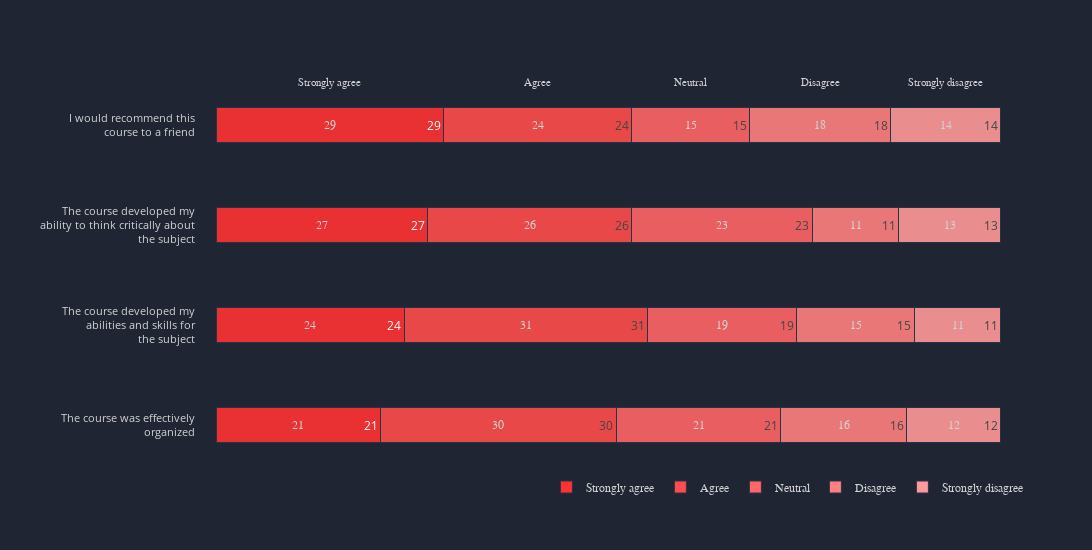

Notebook cell for this chart:
### Code cell
top_labels = [
    'Strongly agree', 
    'Agree', 
    'Neutral', 
    'Disagree', 
    'Strongly disagree'
]

x_data = [
    [21, 30, 21, 16, 12],
    [24, 31, 19, 15, 11],
    [27, 26, 23, 11, 13],
    [29, 24, 15, 18, 14]
]


y_data = [
    'The course was effectively<br>organized',
    'The course developed my<br>abilities and skills ' + 'for<br>the subject', 
    'The course developed ' + 'my<br>ability to think critically about<br>the subject',
    'I would recommend this<br>course to a friend'
]

data = pd.DataFrame(
    data=x_data, 
    columns=top_labels, 
    index=y_data)

colors = chart_colors(
    color='red', 
    palette_type='light', 
    reverse=True, 
    start_pos=2)

layout = chart_styles(
    width=1200, 
    height=550, 
    xaxis_showticklabels=False, 
    yaxis_ticksize=11,
    pad=20, 
    legend_y=-0.03, 
    legend_x=0.4, 
    legend_orientation='h',
    legend_traceorder='normal', 
    yaxis_showgrid=False, 
    color_palette=colors)

annotations = bar_headings(df=data, font_size=11, orientation='h')
annotations.extend(bar_values(df=data, font_size=12,orientation='h'))

traces = bar_chart(
    df=data,
    orientation='h',
    bar_width=0.35)

display_chart(
    traces=traces,
    layout=layout,
    mode='stack',
    annotations=annotations,
)

### Figure 1 — Plotly figure (JSON) as saved in the notebook; plotly's stock layout.template omitted (floating-point values rounded to 4 significant figures)
{"data": [{"marker": {"line": {"color": "#2C3347", "width": 1}, "opacity": 0.9}, "name": "Strongly agree", "orientation": "h", "text": [21, 24, 27, 29], "type": "bar", "width": 0.35, "x": [21, 24, 27, 29], "y": ["The course was effectively<br>organized", "The course developed my<br>abilities and skills for<br>the subject", "The course developed my<br>ability to think critically about<br>the subject", "I would recommend this<br>course to a friend"]}, {"marker": {"line": {"color": "#2C3347", "width": 1}, "opacity": 0.9}, "name": "Agree", "orientation": "h", "text": [30, 31, 26, 24], "type": "bar", "width": 0.35, "x": [30, 31, 26, 24], "y": ["The course was effectively<br>organized", "The course developed my<br>abilities and skills for<br>the subject", "The course developed my<br>ability to think critically about<br>the subject", "I would recommend this<br>course to a friend"]}, {"marker": {"line": {"color": "#2C3347", "width": 1}, "opacity": 0.9}, "name": "Neutral", "orientation": "h", "text": [21, 19, 23, 15], "type": "bar", "width": 0.35, "x": [21, 19, 23, 15], "y": ["The course was effectively<br>organized", "The course developed my<br>abilities and skills for<br>the subject", "The course developed my<br>ability to think critically about<br>the subject", "I would recommend this<br>course to a friend"]}, {"marker": {"line": {"color": "#2C3347", "width": 1}, "opacity": 0.9}, "name": "Disagree", "orientation": "h", "text": [16, 15, 11, 18], "type": "bar", "width": 0.35, "x": [16, 15, 11, 18], "y": ["The course was effectively<br>organized", "The course developed my<br>abilities and skills for<br>the subject", "The course developed my<br>ability to think critically about<br>the subject", "I would recommend this<br>course to a friend"]}, {"marker": {"line": {"color": "#2C3347", "width": 1}, "opacity": 0.9}, "name": "Strongly disagree", "orientation": "h", "text": [12, 11, 13, 14], "type": "bar", "width": 0.35, "x": [12, 11, 13, 14], "y": ["The course was effectively<br>organized", "The course developed my<br>abilities and skills for<br>the subject", "The course developed my<br>ability to think critically about<br>the subject", "I would recommend this<br>course to a friend"]}], "layout": {"annotations": [{"font": {"color": "lightgrey", "family": "sans-serif", "size": 11}, "showarrow": false, "text": "Strongly agree", "textangle": 0, "x": 14.5, "xref": "x", "y": 1, "yref": "paper"}, {"font": {"color": "lightgrey", "family": "sans-serif", "size": 11}, "showarrow": false, "text": "Agree", "textangle": 0, "x": 41, "xref": "x", "y": 1, "yref": "paper"}, {"font": {"color": "lightgrey", "family": "sans-serif", "size": 11}, "showarrow": false, "text": "Neutral", "textangle": 0, "x": 60.5, "xref": "x", "y": 1, "yref": "paper"}, {"font": {"color": "lightgrey", "family": "sans-serif", "size": 11}, "showarrow": false, "text": "Disagree", "textangle": 0, "x": 77, "xref": "x", "y": 1, "yref": "paper"}, {"font": {"color": "lightgrey", "family": "sans-serif", "size": 11}, "showarrow": false, "text": "Strongly disagree", "textangle": 0, "x": 93, "xref": "x", "y": 1, "yref": "paper"}, {"font": {"color": "lightgrey", "family": "sans-serif", "size": 12}, "showarrow": false, "text": "21", "x": 10.5, "xref": "x", "y": "The course was effectively<br>organized", "yref": "y"}, {"font": {"color": "lightgrey", "family": "sans-serif", "size": 12}, "showarrow": false, "text": "30", "x": 36, "xref": "x", "y": "The course was effectively<br>organized", "yref": "y"}, {"font": {"color": "lightgrey", "family": "sans-serif", "size": 12}, "showarrow": false, "text": "21", "x": 61.5, "xref": "x", "y": "The course was effectively<br>organized", "yref": "y"}, {"font": {"color": "lightgrey", "family": "sans-serif", "size": 12}, "showarrow": false, "text": "16", "x": 80, "xref": "x", "y": "The course was effectively<br>organized", "yref": "y"}, {"font": {"color": "lightgrey", "family": "sans-serif", "size": 12}, "showarrow": false, "text": "12", "x": 94, "xref": "x", "y": "The course was effectively<br>organized", "yref": "y"}, {"font": {"color": "lightgrey", "family": "sans-serif", "size": 12}, "showarrow": false, "text": "24", "x": 12, "xref": "x", "y": "The course developed my<br>abilities and skills for<br>the subject", "yref": "y"}, {"font": {"color": "lightgrey", "family": "sans-serif", "size": 12}, "showarrow": false, "text": "31", "x": 39.5, "xref": "x", "y": "The course developed my<br>abilities and skills for<br>the subject", "yref": "y"}, {"font": {"color": "lightgrey", "family": "sans-serif", "size": 12}, "showarrow": false, "text": "19", "x": 64.5, "xref": "x", "y": "The course developed my<br>abilities and skills for<br>the subject", "yref": "y"}, {"font": {"color": "lightgrey", "family": "sans-serif", "size": 12}, "showarrow": false, "text": "15", "x": 81.5, "xref": "x", "y": "The course developed my<br>abilities and skills for<br>the subject", "yref": "y"}, {"font": {"color": "lightgrey", "family": "sans-serif", "size": 12}, "showarrow": false, "text": "11", "x": 94.5, "xref": "x", "y": "The course developed my<br>abilities and skills for<br>the subject", "yref": "y"}, {"font": {"color": "lightgrey", "family": "sans-serif", "size": 12}, "showarrow": false, "text": "27", "x": 13.5, "xref": "x", "y": "The course developed my<br>ability to think critically about<br>the subject", "yref": "y"}, {"font": {"color": "lightgrey", "family": "sans-serif", "size": 12}, "showarrow": false, "text": "26", "x": 40, "xref": "x", "y": "The course developed my<br>ability to think critically about<br>the subject", "yref": "y"}, {"font": {"color": "lightgrey", "family": "sans-serif", "size": 12}, "showarrow": false, "text": "23", "x": 64.5, "xref": "x", "y": "The course developed my<br>ability to think critically about<br>the subject", "yref": "y"}, {"font": {"color": "lightgrey", "family": "sans-serif", "size": 12}, "showarrow": false, "text": "11", "x": 81.5, "xref": "x", "y": "The course developed my<br>ability to think critically about<br>the subject", "yref": "y"}, {"font": {"color": "lightgrey", "family": "sans-serif", "size": 12}, "showarrow": false, "text": "13", "x": 93.5, "xref": "x", "y": "The course developed my<br>ability to think critically about<br>the subject", "yref": "y"}, {"font": {"color": "lightgrey", "family": "sans-serif", "size": 12}, "showarrow": false, "text": "29", "x": 14.5, "xref": "x", "y": "I would recommend this<br>course to a friend", "yref": "y"}, {"font": {"color": "lightgrey", "family": "sans-serif", "size": 12}, "showarrow": false, "text": "24", "x": 41, "xref": "x", "y": "I would recommend this<br>course to a friend", "yref": "y"}, {"font": {"color": "lightgrey", "family": "sans-serif", "size": 12}, "showarrow": false, "text": "15", "x": 60.5, "xref": "x", "y": "I would recommend this<br>course to a friend", "yref": "y"}, {"font": {"color": "lightgrey", "family": "sans-serif", "size": 12}, "showarrow": false, "text": "18", "x": 77, "xref": "x", "y": "I would recommend this<br>course to a friend", "yref": "y"}, {"font": {"color": "lightgrey", "family": "sans-serif", "size": 12}, "showarrow": false, "text": "14", "x": 93, "xref": "x", "y": "I would recommend this<br>course to a friend", "yref": "y"}], "autosize": true, "barmode": "stack", "colorway": ["#ff3232", "#ff4c4c", "#ff6666", "#ff8080", "#ff9999", "#ffb3b3", "#ffcccc", "#ffe5e5"], "height": 550, "legend": {"bordercolor": "#202534", "borderwidth": 0, "font": {"color": "lightgrey", "family": "sans-serif", "size": 12}, "itemclick": "toggle", "itemdoubleclick": "toggleothers", "orientation": "h", "traceorder": "normal", "valign": "middle", "x": 0.4, "xanchor": "left", "y": -0.03, "yanchor": "middle"}, "margin": {"b": 75, "l": 75, "pad": 20, "r": 50, "t": 75}, "paper_bgcolor": "#202534", "plot_bgcolor": "#202534", "showlegend": true, "title": {"font": {"color": "lightgrey", "family": "sans-serif", "size": 24}, "text": "", "x": 0.5}, "width": 1200, "xaxis": {"autorange": true, "color": "lightgrey", "dtick": 1, "gridcolor": "#3d4152", "gridwidth": 0.5, "separatethousands": true, "showgrid": false, "showline": false, "showticklabels": false, "tickangle": 0, "tickfont": {"color": "lightgrey", "size": 13}, "tickformat": "", "tickmode": "auto", "ticks": "", "title": {"font": {"color": "lightgrey", "family": "sans-serif", "size": 18}, "text": ""}, "type": "-", "zeroline": false, "zerolinecolor": "grey"}, "yaxis": {"autorange": true, "color": "lightgrey", "dtick": 1, "gridcolor": "#3d4152", "gridwidth": 0.5, "separatethousands": true, "showgrid": false, "showline": false, "showticklabels": true, "tickangle": 0, "tickfont": {"color": "lightgrey", "size": 11}, "tickformat": "", "tickmode": "auto", "ticks": "", "title": {"font": {"color": "lightgrey", "family": "sans-serif", "size": 18}, "text": ""}, "type": "-", "zeroline": true, "zerolinecolor": "grey"}}}
